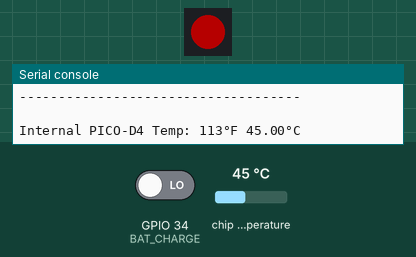
Bench run of a program on a simulated ESP32 board running MicroPython. Shown: 1 RGB LEDs in strip order, left to right, the last lines printed to the serial console. The inputs (shaded band) are chosen by the test bench; at power-on: GPIO 34 (BAT_CHARGE) LOW, chip temperature 45 °C. Dim RGB values are drawn brighter than linear; the clock reads 2024-03-15 10:24:30 at power-on unless the program sets it; library files of the repository ran but are not shown: boot.py.

Above: at 0.2 s.
At 7.56 s:
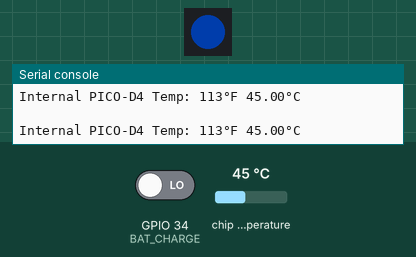
At 19.98 s:
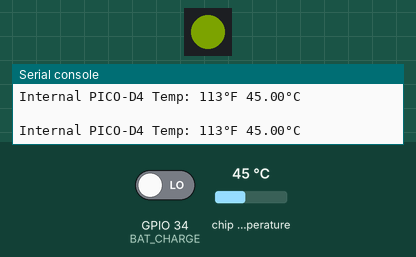
At 39.51 s:
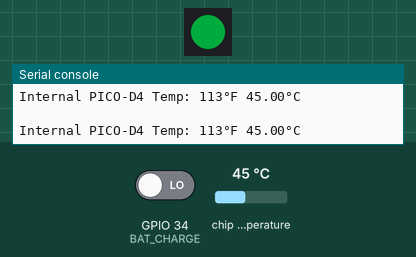
Timing chart, 0 to 40.0 s (numbered marks = the images above):
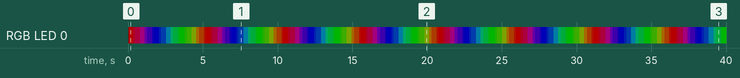

The program:

main.py
```python
# This example requires the micropython_dotstar library
# https://github.com/mattytrentini/micropython-dotstar

from machine import SPI, Pin
import tinypico as TinyPICO
from micropython_dotstar import DotStar
import time, random, micropython

# Configure SPI for controlling the DotStar
# Internally we are using software SPI for this as the pins being used are not hardware SPI pins
spi = SPI(sck=Pin( TinyPICO.DOTSTAR_CLK ), mosi=Pin( TinyPICO.DOTSTAR_DATA ), miso=Pin( TinyPICO.SPI_MISO) )
# Create a DotStar instance
dotstar = DotStar(spi, 1, brightness = 0.5 ) # Just one DotStar, half brightness
# Turn on the power to the DotStar
TinyPICO.set_dotstar_power( True )

# Say hello
print("\nHello from TinyPICO!")
print("--------------------\n")

# Show some info on boot
print("Battery Voltage is {}V".format( TinyPICO.get_battery_voltage() ) )
print("Battery Charge State is {}\n".format( TinyPICO.get_battery_charging() ) )

# Show available memory
print("Memory Info - micropython.mem_info()")
print("------------------------------------")
micropython.mem_info()

# Read the data every 15 seconds
update_interval = 5
# Make sure it fires immediately by starting it in the past
update_temp_time = time.time() - 10

def print_temp():
    global update_interval
    global update_temp_time

    # We only run the contents of this function every 5 seconds
    if update_temp_time < time.time():
        update_temp_time = time.time() + update_interval

        # Grab the temperates and print them
        print("\nInternal PICO-D4 Temp: {}°F {:.2f}°C".format( TinyPICO.get_internal_temp_F(), TinyPICO.get_internal_temp_C() ) )


# Create a colour wheel index int
color_index = 0

# Rainbow colours on the Dotstar
while True:
    # Get the R,G,B values of the next colour
    r,g,b = TinyPICO.dotstar_color_wheel( color_index )
    # Set the colour on the dotstar
    dotstar[0] = ( r, g, b, 0.5)
    # Increase the wheel index
    color_index += 1
    # Sleep for 20ms so the colour cycle isn't too fast
    time.sleep_ms(20)

    # Print the internal PICO-D4 temperature in F and C
    print_temp()
```

tinypico.py
```python
# TinyPICO MicroPython Helper Library
# 2019 Seon Rozenblum, Matt Trentini
#
# Project home:
#   https://github.com/TinyPICO
#
# 2019-Mar-12 - v0.1 - Initial implementation
# 2019-May-20 - v1.0 - Initial Release

"""
`tinypico` - MicroPython TinyPICO Helper Library
====================================================

* Author(s): Seon Rozenblum, Matt Trentini
"""

__version__ = "0.0.0-auto.0"
__repo__ = "https://github.com/TinyPICO/tinypico-micropython"

# Import required libraries
from micropython import const
from machine import Pin, SPI, ADC
import machine, time, esp32

# TinyPICO Hardare Pin Assingments

# Battery
BAT_VOLTAGE = const(35)
BAT_CHARGE = const(34)

# APA102 Dotstar pins for production boards
DOTSTAR_CLK = const(12)
DOTSTAR_DATA = const(2)
DOTSTAR_PWR = const(13)

# SPI
SPI_MOSI = const(23)
SPI_CLK = const(18)
SPI_MISO = const(19)

#I2C
I2C_SDA = const(21)
I2C_SCL = const(22)

#DAC
DAC1 = const(25)
DAC2 = const(26)

# Helper functions

# Get a *rough* estimate of the current battery voltage
# If the battery is not present, the charge IC will still report it's trying to charge at X voltage
# so it will still show a voltage.
def get_battery_voltage():
    """
    Returns the current battery voltage. If no battery is connected, returns 3.7V
    This is an approximation only, but useful to detect of the chnare state of the battery is getting low.
    """
    adc = ADC( Pin( BAT_VOLTAGE ) )         # Assign the ADC pin to read
    measuredvbat = adc.read()               # Read the value
    measuredvbat /= 4095                    # divide by 4095 as we are using the default ADC voltage range of 0-1V
    measuredvbat *= 3.7                     # Multiply by 3.7V, our reference voltage
    return measuredvbat

# Return the current charge state of the battery - we need to read the value multiple times
# to eliminate false negatives due to the charge IC not knowing the difference between no battery
# and a full battery not charging - This is why the charge LED flashes
def get_battery_charging():
    """
    Returns the current battery charging state.
    This can trigger false positives as the charge IC can't tell the difference between a full battery or no battery connected.
    """
    measuredVal = 0                         # start our reading at 0
    io = Pin( BAT_CHARGE, Pin.IN )          # Assign the pin to read

    for y in range(0, 10):                  # loop through 10 times adding the read values together to ensure no false positives
        measuredVal += io.value()

    return ( measuredVal == 0 )             # return True if the value is 0

# Return the internal PICO-D4 temperature in Farenheit
def get_internal_temp_F():
    """Return the internal PICO-D4 temperature in farenheit."""
    return esp32.raw_temperature()

# Return the internal PICO-D4 temperature in Celcius
def get_internal_temp_C():
    """Return the internal PICO-D4 temperature in celcius."""
    return ( esp32.raw_temperature() - 32 ) / 1.8

# Power to the on-oard Dotstar is controlled by a PNP transistor, so low is ON and high is OFF
# We also need to set the Dotstar clock and data pins to be inputs to prevent power leakage when power is off
# This might be improved at a future date
# The reason we have power control for the Dotstar is that it has a quiescent current of around 1mA, so we
# need to be able to cut power to it to minimise power consumption during deep sleep or with general battery powered use
# to minimse un-needed battery drain
def set_dotstar_power( state ):
    """Set the power for the on-board Dostar to allow no current draw when not needed."""
    # Set the power pin to the inverse of state
    if state:
        Pin( DOTSTAR_PWR, Pin.OUT, None )   # Break the PULL_HOLD on the pin
        Pin( DOTSTAR_PWR ).value( False )   # Set the pin to LOW to enable the Transistor
    else:
        machine.Pin(13, machine.Pin.IN, machine.Pin.PULL_HOLD) # Set PULL_HOLD on the pin to allow the 3V3 pullup to work

    Pin(DOTSTAR_CLK, Pin.OUT if state else Pin.IN )     # If power is on, set CLK to be output, otherwise input
    Pin(DOTSTAR_DATA, Pin.OUT if state else Pin.IN )    # If power is on, set DATA to be output, otherwise input

    # A small delay to let the IO change state
    time.sleep(.035)

# Dotstar rainbow colour wheel
def dotstar_color_wheel( wheel_pos ):
    """Color wheel to allow for cycling through the rainbow of RGB colors."""
    wheel_pos = wheel_pos % 255

    if wheel_pos < 85:
        return (255 - wheel_pos * 3, 0, wheel_pos * 3)
    elif wheel_pos < 170:
        wheel_pos -= 85
        return (0, wheel_pos * 3, 255 - wheel_pos * 3)
    else:
        wheel_pos -= 170
        return ( wheel_pos * 3, 255 - wheel_pos * 3, 0)

# Go into deep sleep but shut down the APA first to save power
# Use this if you want lowest deep  sleep current
def go_deepsleep( t ):
    """Deep sleep helper that also powers down the on-board Dotstar."""
    set_dotstar_power( False )
    machine.deepsleep( t )
```

micropython_dotstar.py
```python
# (licence header left out)
"""
`micropython_dotstar` - DotStar strip driver
====================================================

* Author(s): Damien P. George, Limor Fried, Scott Shawcroft, Matt Trentini
"""

__version__ = "0.0.0-auto.0"
__repo__ = "https://github.com/mattytrentini/micropython-dotstar"

START_HEADER_SIZE = 4
LED_START = 0b11100000  # Three "1" bits, followed by 5 brightness bits

# Pixel color order constants
RGB = (0, 1, 2)
RBG = (0, 2, 1)
GRB = (1, 0, 2)
GBR = (1, 2, 0)
BRG = (2, 0, 1)
BGR = (2, 1, 0)


class DotStar:
    """
    A sequence of dotstars.

    :param SPI spi: The SPI object to write output to.
    :param int n: The number of dotstars in the chain
    :param float brightness: Brightness of the pixels between 0.0 and 1.0
    :param bool auto_write: True if the dotstars should immediately change when
        set. If False, `show` must be called explicitly.
    :param tuple pixel_order: Set the pixel order on the strip - different
         strips implement this differently. If you send red, and it looks blue
         or green on the strip, modify this! It should be one of the values above


    Example for TinyPICO:

    .. code-block:: python

        from micropython_dotstar import DotStar
        from machine import Pin, SPI

        spi = SPI(sck=Pin(12), mosi=Pin(13), miso=Pin(18)) # Configure SPI - note: miso is unused
        dotstar = DotStar(spi, 1)
        dotstar[0] = (128, 0, 0) # Red
    """

    def __init__(self, spi, n, *, brightness=1.0, auto_write=True,
                 pixel_order=BGR):
        self._spi = spi
        self._n = n
        # Supply one extra clock cycle for each two pixels in the strip.
        self.end_header_size = n // 16
        if n % 16 != 0:
            self.end_header_size += 1
        self._buf = bytearray(n * 4 + START_HEADER_SIZE + self.end_header_size)
        self.end_header_index = len(self._buf) - self.end_header_size
        self.pixel_order = pixel_order
        # Four empty bytes to start.
        for i in range(START_HEADER_SIZE):
            self._buf[i] = 0x00
        # Mark the beginnings of each pixel.
        for i in range(START_HEADER_SIZE, self.end_header_index, 4):
            self._buf[i] = 0xff
        # 0xff bytes at the end.
        for i in range(self.end_header_index, len(self._buf)):
            self._buf[i] = 0xff
        self._brightness = 1.0
        # Set auto_write to False temporarily so brightness setter does _not_
        # call show() while in __init__.
        self.auto_write = False
        self.brightness = brightness
        self.auto_write = auto_write

    def deinit(self):
        """Blank out the DotStars and release the resources."""
        self.auto_write = False
        for i in range(START_HEADER_SIZE, self.end_header_index):
            if i % 4 != 0:
                self._buf[i] = 0
        self.show()
        if self._spi:
            self._spi.deinit()

    def __enter__(self):
        return self

    def __exit__(self, exception_type, exception_value, traceback):
        self.deinit()

    def __repr__(self):
        return "[" + ", ".join([str(x) for x in self]) + "]"

    def _set_item(self, index, value):
        """
        value can be one of three things:
                a (r,g,b) list/tuple
                a (r,g,b, brightness) list/tuple
                a single, longer int that contains RGB values, like 0xFFFFFF
            brightness, if specified should be a float 0-1

        Set a pixel value. You can set per-pixel brightness here, if it's not passed it
        will use the max value for pixel brightness value, which is a good default.

        Important notes about the per-pixel brightness - it's accomplished by
        PWMing the entire output of the LED, and that PWM is at a much
        slower clock than the rest of the LEDs. This can cause problems in
        Persistence of Vision Applications
        """

        offset = index * 4 + START_HEADER_SIZE
        rgb = value
        if isinstance(value, int):
            rgb = (value >> 16, (value >> 8) & 0xff, value & 0xff)

        if len(rgb) == 4:
            brightness = value[3]
            # Ignore value[3] below.
        else:
            brightness = 1

        # LED startframe is three "1" bits, followed by 5 brightness bits
        # then 8 bits for each of R, G, and B. The order of those 3 are configurable and
        # vary based on hardware
        # same as math.ceil(brightness * 31) & 0b00011111
        # Idea from https://www.codeproject.com/Tips/700780/Fast-floor-ceiling-functions
        brightness_byte = 32 - int(32 - brightness * 31) & 0b00011111
        self._buf[offset] = brightness_byte | LED_START
        self._buf[offset + 1] = rgb[self.pixel_order[0]]
        self._buf[offset + 2] = rgb[self.pixel_order[1]]
        self._buf[offset + 3] = rgb[self.pixel_order[2]]

    def __setitem__(self, index, val):
        if isinstance(index, slice):
            start, stop, step = index.indices(self._n)
            length = stop - start
            if step != 0:
                # same as math.ceil(length / step)
                # Idea from https://fizzbuzzer.com/implement-a-ceil-function/
                length = (length + step - 1) // step
            if len(val) != length:
                raise ValueError("Slice and input sequence size do not match.")
            for val_i, in_i in enumerate(range(start, stop, step)):
                self._set_item(in_i, val[val_i])
        else:
            self._set_item(index, val)

        if self.auto_write:
            self.show()

    def __getitem__(self, index):
        if isinstance(index, slice):
            out = []
            for in_i in range(*index.indices(self._n)):
                out.append(
                    tuple(self._buf[in_i * 4 + (3 - i) + START_HEADER_SIZE] for i in range(3)))
            return out
        if index < 0:
            index += len(self)
        if index >= self._n or index < 0:
            raise IndexError
        offset = index * 4
        return tuple(self._buf[offset + (3 - i) + START_HEADER_SIZE]
                     for i in range(3))

    def __len__(self):
        return self._n

    @property
    def brightness(self):
        """Overall brightness of the pixel"""
        return self._brightness

    @brightness.setter
    def brightness(self, brightness):
        self._brightness = min(max(brightness, 0.0), 1.0)
        if self.auto_write:
            self.show()

    def fill(self, color):
        """Colors all pixels the given ***color***."""
        auto_write = self.auto_write
        self.auto_write = False
        for i in range(self._n):
            self[i] = color
        if auto_write:
            self.show()
        self.auto_write = auto_write

    def show(self):
        """Shows the new colors on the pixels themselves if they haven't already
        been autowritten.

        The colors may or may not be showing after this function returns because
        it may be done asynchronously."""
        # Create a second output buffer if we need to compute brightness
        buf = self._buf
        if self.brightness < 1.0:
            buf = bytearray(self._buf)
            # Four empty bytes to start.
            for i in range(START_HEADER_SIZE):
                buf[i] = 0x00
            for i in range(START_HEADER_SIZE, self.end_header_index):
                buf[i] = self._buf[i] if i % 4 == 0 else int(self._buf[i] * self._brightness)
            # Four 0xff bytes at the end.
            for i in range(self.end_header_index, len(buf)):
                buf[i] = 0xff

        if self._spi:
            self._spi.write(buf)
```

Measured:
- by itself, RGB LED 0: off → RGB(65, 0, 0) at 0.04 s, → RGB(54, 0, 11) 0.33 s later, → RGB(48, 0, 17) 0.12 s later, → RGB(37, 0, 28) 0.32 s later, … (162 changes in this stretch)
